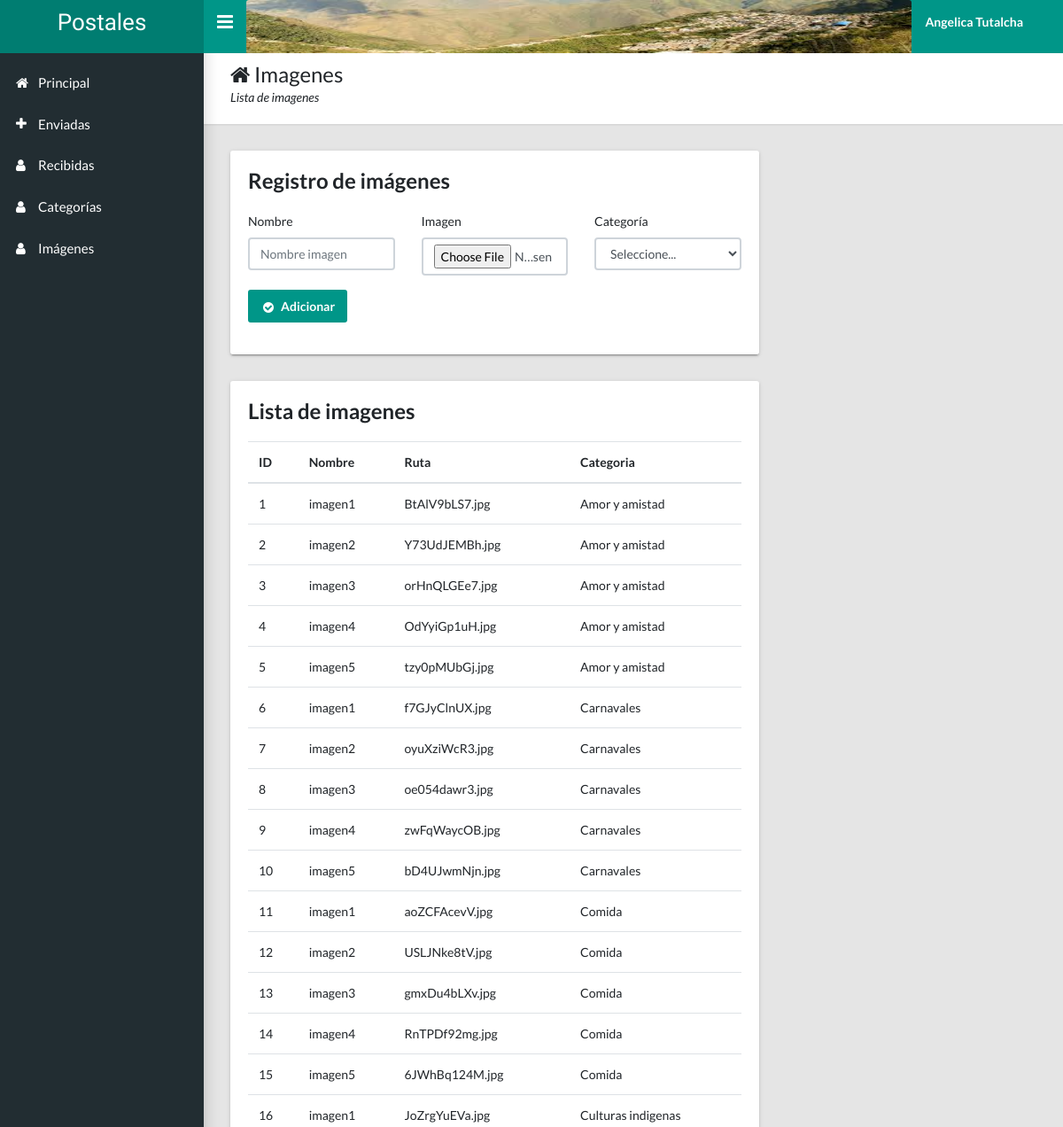
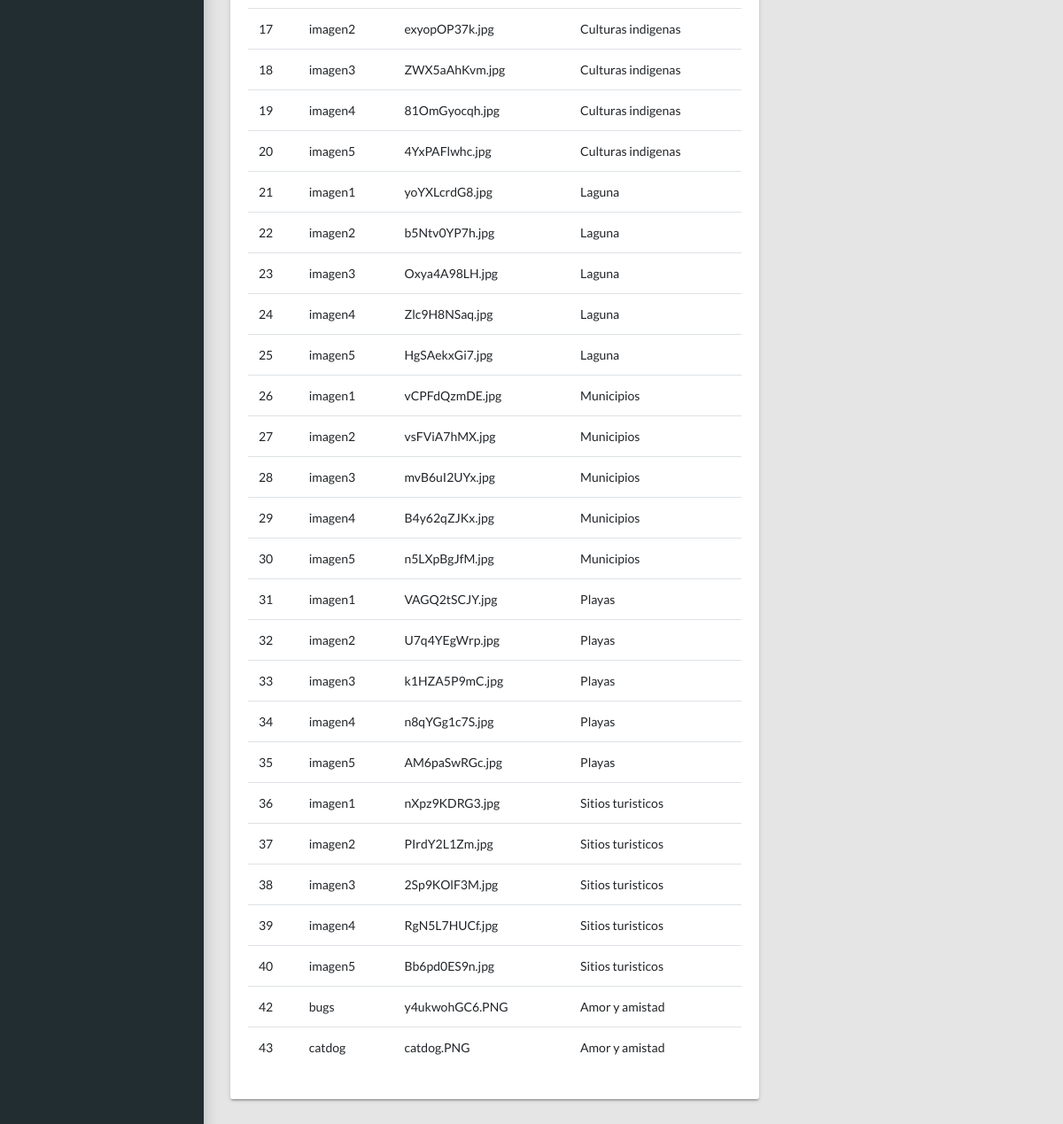
Page /imagenes.php (signed in) on the committed database (2 pictures, top to bottom).
### tables this page shows
CREATE TABLE `imagen` (
  `codigo` int(11) NOT NULL,
  `nombre` varchar(50) NOT NULL,
  `ruta` varchar(100) NOT NULL,
  `codigoCategoria` int(11) NOT NULL
);

CREATE TABLE `categoria` (
  `codigo` int(11) NOT NULL,
  `nombre` varchar(50) NOT NULL,
  `descripcion` varchar(2500) DEFAULT NULL
);

### clases/Bd.php (called while the page is built, shortened)
<?php
class Bd {
	public $host;
	public $usuario;
	public $contrasena;
	public $conexion;
	public function __construct($host='localhost',$nombredb='postales',$pusuario='root',$contrasena='',$puerto='3306') {
		$this->host=$host;
		$this->usuario=$pusuario;
		$this->contrasena=$contrasena;
	}
	public function conectar(){
			$this->conexion = mysqli_connect($this->host,$this->usuario,$this->contrasena);
	}
	public function base($base){
			$this->base = $base;
			mysqli_select_db($this->conexion,$this->base);
	}
	public function obtenerFila($lista){
			$this->lista = $lista;
			$this->fila = mysqli_fetch_array($this->lista);
			return $this->fila;
	}
	public function buscar($sql){
		$this->sql = $sql;
		$this->consulta = mysqli_query($this->conexion,$this->sql);
		return $this->consulta;
	}
}
?>

### imagenes.php (the view, shortened to what this page needs)
<?php
include ("header.php");
if(!isset($_SESSION['usuario'])){
  header('Location: login.php');
}else{
    require_once("clases/Bd.php");
    $bd = new Bd();
    $bd->conectar();
    $bd->base('postales');
    $sql2 = "select imagen.codigo, imagen.nombre,imagen.ruta,categoria.nombre from imagen join categoria on imagen.codigoCategoria = categoria.codigo";
    $lista_tabla = $bd->buscar($sql2);
    $bd->desconectar();
  ?>
      <main class="app-content">
        <div class="app-title">
          <div>
            <h1><i class="fa fa-home"></i> Imagenes</h1>
            <p>Lista de imagenes</p>
          </div>
        </div>
        <div class = "row">
            <div class="col-md-8">
                <div class="tile">
                    <h3 class="tile-title">Registro de imágenes</h3>
                    <div class="tile-body">
                        <form action = "acciones.php?accion=imagen" method = "post" enctype="multipart/form-data">
                            <div class = "row">
                                <div class="form-group col-md-4">
                                    <label class="control-label">Nombre</label>
                                    <input class="form-control" type="text" name = "nombre" placeholder="Nombre imagen" required>
                                </div>
                                <div class="form-group col-md-4">
                                    <label class="control-label">Imagen</label>
                                    <input class="form-control" type="file" name = "imagen" required>
                                </div>
                                <div class="form-group col-md-4">
                                    <label class="control-label">Categoría</label>
                                    <select name="categoria" id="categoria" class = "form-control" aria-required required>
                                        <option value="" disabled selected>Seleccione...</option>
                                    </select>
                                </div>
                            </div>
                            <div class = "row">
                                <div class="form-group col-md-4 align-self-end">
                                    <button class="btn btn-primary" type="submit"><i class="fa fa-fw fa-lg fa-check-circle"></i>Adicionar</button>
                                </div>
                            </div>
                        </form>
                    </div>
                </div>
            </div>
        </div>
        <div class = "row">
            <div class="col-md-8">
            <div class="tile">
                <h3 class="tile-title">Lista de imagenes</h3>
                <div class="table-responsive">
                <table class="table">
                    <thead>
                    <tr>
                        <th>ID</th>
                        <th>Nombre</th>
                        <th>Ruta</th>
                        <th>Categoria</th>
                    </tr>
                    </thead>
                    <tbody>
                        <?php
                            while ($fila1 = $bd->obtenerFila($lista_tabla)){
                                echo "<tr>";
                                    echo "<td>".$fila1[0]."</td>";
                                    echo "<td>".$fila1[1]."</td>";
                                    echo "<td>".$fila1[2]."</td>";
                                    echo "<td>".$fila1[3]."</td>";
                                echo "</tr>";
                            }
                        ?>
                    </tbody>
                </table>
                </div>
            </div>
            </div>
        </div>
      </main>
<?php
 }
?>
<?php include ("footer.php")?>

### rows in the picture
imagen: codigo "1", nombre "imagen1", ruta "BtAlV9bLS7.jpg", codigoCategoria.nombre "Amor y amistad"
imagen: codigo "2", nombre "imagen2", ruta "Y73UdJEMBh.jpg", codigoCategoria.nombre "Amor y amistad"
imagen: codigo "3", nombre "imagen3", ruta "orHnQLGEe7.jpg", codigoCategoria.nombre "Amor y amistad"
imagen: codigo "4", nombre "imagen4", ruta "OdYyiGp1uH.jpg", codigoCategoria.nombre "Amor y amistad"
imagen: codigo "5", nombre "imagen5", ruta "tzy0pMUbGj.jpg", codigoCategoria.nombre "Amor y amistad"
imagen: codigo "6", nombre "imagen1", ruta "f7GJyClnUX.jpg", codigoCategoria.nombre "Carnavales"
imagen: codigo "7", nombre "imagen2", ruta "oyuXziWcR3.jpg", codigoCategoria.nombre "Carnavales"
imagen: codigo "8", nombre "imagen3", ruta "oe054dawr3.jpg", codigoCategoria.nombre "Carnavales"
imagen: codigo "9", nombre "imagen4", ruta "zwFqWaycOB.jpg", codigoCategoria.nombre "Carnavales"
imagen: codigo "10", nombre "imagen5", ruta "bD4UJwmNjn.jpg", codigoCategoria.nombre "Carnavales"
imagen: codigo "11", nombre "imagen1", ruta "aoZCFAcevV.jpg", codigoCategoria.nombre "Comida"
imagen: codigo "12", nombre "imagen2", ruta "USLJNke8tV.jpg", codigoCategoria.nombre "Comida"
imagen: codigo "13", nombre "imagen3", ruta "gmxDu4bLXv.jpg", codigoCategoria.nombre "Comida"
imagen: codigo "14", nombre "imagen4", ruta "RnTPDf92mg.jpg", codigoCategoria.nombre "Comida"
imagen: codigo "15", nombre "imagen5", ruta "6JWhBq124M.jpg", codigoCategoria.nombre "Comida"
imagen: codigo "16", nombre "imagen1", ruta "JoZrgYuEVa.jpg", codigoCategoria.nombre "Culturas indigenas"
imagen: codigo "17", nombre "imagen2", ruta "exyopOP37k.jpg", codigoCategoria.nombre "Culturas indigenas"
imagen: codigo "18", nombre "imagen3", ruta "ZWX5aAhKvm.jpg", codigoCategoria.nombre "Culturas indigenas"
imagen: codigo "19", nombre "imagen4", ruta "81OmGyocqh.jpg", codigoCategoria.nombre "Culturas indigenas"
imagen: codigo "20", nombre "imagen5", ruta "4YxPAFlwhc.jpg", codigoCategoria.nombre "Culturas indigenas"
imagen: codigo "21", nombre "imagen1", ruta "yoYXLcrdG8.jpg", codigoCategoria.nombre "Laguna"
imagen: codigo "22", nombre "imagen2", ruta "b5Ntv0YP7h.jpg", codigoCategoria.nombre "Laguna"
imagen: codigo "23", nombre "imagen3", ruta "Oxya4A98LH.jpg", codigoCategoria.nombre "Laguna"
imagen: codigo "24", nombre "imagen4", ruta "Zlc9H8NSaq.jpg", codigoCategoria.nombre "Laguna"
imagen: codigo "25", nombre "imagen5", ruta "HgSAekxGi7.jpg", codigoCategoria.nombre "Laguna"
imagen: codigo "26", nombre "imagen1", ruta "vCPFdQzmDE.jpg", codigoCategoria.nombre "Municipios"
imagen: codigo "27", nombre "imagen2", ruta "vsFViA7hMX.jpg", codigoCategoria.nombre "Municipios"
imagen: codigo "28", nombre "imagen3", ruta "mvB6uI2UYx.jpg", codigoCategoria.nombre "Municipios"
imagen: codigo "29", nombre "imagen4", ruta "B4y62qZJKx.jpg", codigoCategoria.nombre "Municipios"
imagen: codigo "30", nombre "imagen5", ruta "n5LXpBgJfM.jpg", codigoCategoria.nombre "Municipios"
imagen: codigo "31", nombre "imagen1", ruta "VAGQ2tSCJY.jpg", codigoCategoria.nombre "Playas"
imagen: codigo "32", nombre "imagen2", ruta "U7q4YEgWrp.jpg", codigoCategoria.nombre "Playas"
imagen: codigo "33", nombre "imagen3", ruta "k1HZA5P9mC.jpg", codigoCategoria.nombre "Playas"
imagen: codigo "34", nombre "imagen4", ruta "n8qYGg1c7S.jpg", codigoCategoria.nombre "Playas"
imagen: codigo "35", nombre "imagen5", ruta "AM6paSwRGc.jpg", codigoCategoria.nombre "Playas"
imagen: codigo "36", nombre "imagen1", ruta "nXpz9KDRG3.jpg", codigoCategoria.nombre "Sitios turisticos"
imagen: codigo "37", nombre "imagen2", ruta "PIrdY2L1Zm.jpg", codigoCategoria.nombre "Sitios turisticos"
imagen: codigo "38", nombre "imagen3", ruta "2Sp9KOlF3M.jpg", codigoCategoria.nombre "Sitios turisticos"
imagen: codigo "39", nombre "imagen4", ruta "RgN5L7HUCf.jpg", codigoCategoria.nombre "Sitios turisticos"
imagen: codigo "40", nombre "imagen5", ruta "Bb6pd0ES9n.jpg", codigoCategoria.nombre "Sitios turisticos"
imagen: codigo "42", nombre "bugs", ruta "y4ukwohGC6.PNG", codigoCategoria.nombre "Amor y amistad"
imagen: codigo "43", nombre "catdog", ruta "catdog.PNG", codigoCategoria.nombre "Amor y amistad"

### other values in the picture
$_SESSION['nombres'] "Angelica Tutalcha"
